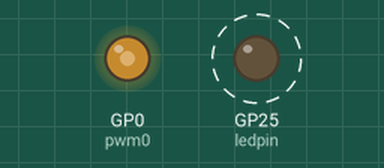
A program run on a simulated Raspberry Pi Pico running MicroPython. Shown: output pins drawn as LEDs (lit = HIGH). Dashed ring = blinking. What the program prints to the serial console is not drawn.

Above: at 0.05 s.
Timing chart, 0 to 3.0 s (numbered marks = the images above):
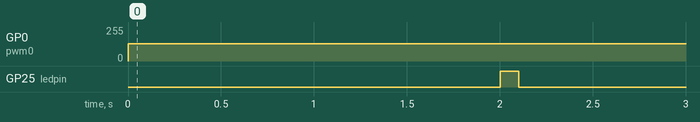

Measured:
- by itself, GP0 (pwm0): 0/255 → 128/255 at 0.00 s
- by itself, GP25 (ledpin): alternates HIGH for 0.10 s and LOW for 2.1 s

The program:

pwm.py
```python
from machine import Pin, PWM, Timer
import time

#global so callback and main can use it
ledpin=Pin(25, Pin.OUT)

#when the timer fires, turn off the led
def offcallback(param):
    ledpin.value(0)

def main():
    pwm0=PWM(Pin(0))
    freq=fmin=15000
    fstep=500
    fmax=25000
    sweepms=2000 #length of time in ms to sweep fmin to fmax
    dwellms=int(sweepms/((fmax-fmin)/fstep))
    print(dwellms)

    while 1:
        pwm0.freq(freq)
        pwm0.duty_u16(2**15)
        freq+=fstep
        if (freq>fmax) or (freq<fmin):
            #hit a limit - go the other way
            fstep=-fstep
            #turn on the led and set a timer to turn it off
            ledpin.value(1) #on
            tim2=Timer(period=100, mode=Timer.ONE_SHOT, callback=offcallback)
        time.sleep_ms(dwellms)
    #forever

main()
```
